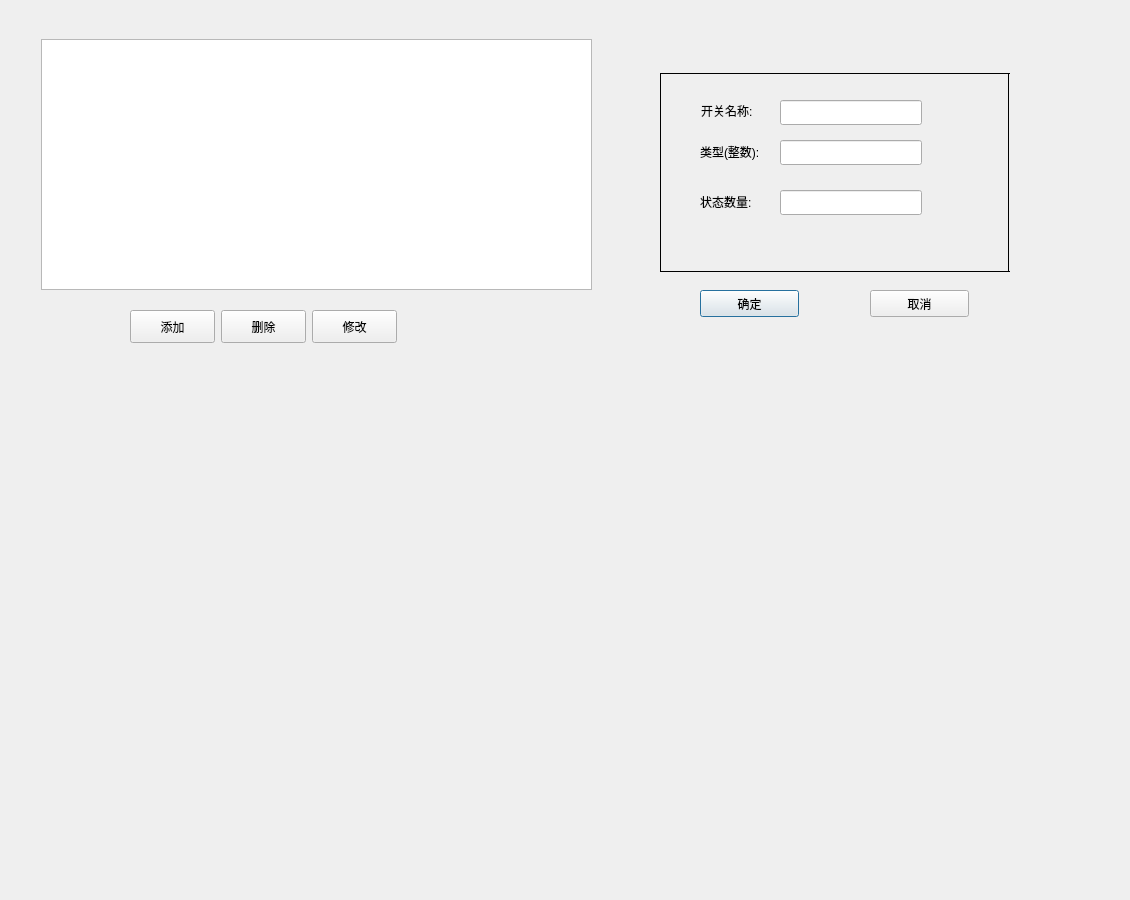
<?xml version="1.0" encoding="UTF-8"?>
<ui version="4.0">
 <class>Dialogkktype</class>
 <widget class="QDialog" name="Dialogkktype">
  <property name="geometry">
   <rect>
    <x>0</x>
    <y>0</y>
    <width>1130</width>
    <height>900</height>
   </rect>
  </property>
  <property name="windowTitle">
   <string>Dialog</string>
  </property>
  <widget class="QWidget" name="widget" native="true">
   <property name="geometry">
    <rect>
     <x>640</x>
     <y>60</y>
     <width>391</width>
     <height>281</height>
    </rect>
   </property>
   <property name="autoFillBackground">
    <bool>false</bool>
   </property>
   <property name="styleSheet">
    <string notr="true">border-color: rgb(14, 10, 10);</string>
   </property>
   <widget class="Line" name="line">
    <property name="geometry">
     <rect>
      <x>20</x>
      <y>5</y>
      <width>350</width>
      <height>16</height>
     </rect>
    </property>
    <property name="frameShadow">
     <enum>QFrame::Plain</enum>
    </property>
    <property name="orientation">
     <enum>Qt::Horizontal</enum>
    </property>
   </widget>
   <widget class="Line" name="line_2">
    <property name="geometry">
     <rect>
      <x>12</x>
      <y>13</y>
      <width>16</width>
      <height>198</height>
     </rect>
    </property>
    <property name="frameShadow">
     <enum>QFrame::Plain</enum>
    </property>
    <property name="orientation">
     <enum>Qt::Vertical</enum>
    </property>
   </widget>
   <widget class="Line" name="line_3">
    <property name="geometry">
     <rect>
      <x>360</x>
      <y>13</y>
      <width>16</width>
      <height>198</height>
     </rect>
    </property>
    <property name="frameShadow">
     <enum>QFrame::Plain</enum>
    </property>
    <property name="orientation">
     <enum>Qt::Vertical</enum>
    </property>
   </widget>
   <widget class="Line" name="line_4">
    <property name="geometry">
     <rect>
      <x>20</x>
      <y>203</y>
      <width>350</width>
      <height>16</height>
     </rect>
    </property>
    <property name="frameShadow">
     <enum>QFrame::Plain</enum>
    </property>
    <property name="orientation">
     <enum>Qt::Horizontal</enum>
    </property>
   </widget>
   <widget class="QPushButton" name="pushButtonok">
    <property name="geometry">
     <rect>
      <x>60</x>
      <y>230</y>
      <width>99</width>
      <height>27</height>
     </rect>
    </property>
    <property name="text">
     <string>确定</string>
    </property>
   </widget>
   <widget class="QPushButton" name="pushButtoncancel">
    <property name="geometry">
     <rect>
      <x>230</x>
      <y>230</y>
      <width>99</width>
      <height>27</height>
     </rect>
    </property>
    <property name="text">
     <string>取消</string>
    </property>
   </widget>
   <widget class="QLineEdit" name="lineEditname">
    <property name="geometry">
     <rect>
      <x>140</x>
      <y>40</y>
      <width>142</width>
      <height>25</height>
     </rect>
    </property>
   </widget>
   <widget class="QLineEdit" name="lineEditstu">
    <property name="geometry">
     <rect>
      <x>140</x>
      <y>130</y>
      <width>142</width>
      <height>25</height>
     </rect>
    </property>
   </widget>
   <widget class="QLabel" name="label_4">
    <property name="geometry">
     <rect>
      <x>60</x>
      <y>80</y>
      <width>81</width>
      <height>23</height>
     </rect>
    </property>
    <property name="text">
     <string>类型(整数):</string>
    </property>
   </widget>
   <widget class="QLineEdit" name="lineEdittype">
    <property name="geometry">
     <rect>
      <x>140</x>
      <y>80</y>
      <width>142</width>
      <height>25</height>
     </rect>
    </property>
   </widget>
   <widget class="QLabel" name="label">
    <property name="geometry">
     <rect>
      <x>61</x>
      <y>39</y>
      <width>71</width>
      <height>23</height>
     </rect>
    </property>
    <property name="text">
     <string>开关名称:</string>
    </property>
   </widget>
   <widget class="QLabel" name="label_3">
    <property name="geometry">
     <rect>
      <x>60</x>
      <y>130</y>
      <width>71</width>
      <height>23</height>
     </rect>
    </property>
    <property name="text">
     <string>状态数量:</string>
    </property>
   </widget>
  </widget>
  <widget class="QTableView" name="tableView">
   <property name="geometry">
    <rect>
     <x>41</x>
     <y>39</y>
     <width>551</width>
     <height>251</height>
    </rect>
   </property>
  </widget>
  <widget class="QPushButton" name="pushButtonuserdel">
   <property name="geometry">
    <rect>
     <x>221</x>
     <y>310</y>
     <width>85</width>
     <height>33</height>
    </rect>
   </property>
   <property name="text">
    <string>删除</string>
   </property>
  </widget>
  <widget class="QPushButton" name="pushButtonuserchg">
   <property name="geometry">
    <rect>
     <x>312</x>
     <y>310</y>
     <width>85</width>
     <height>33</height>
    </rect>
   </property>
   <property name="text">
    <string>修改</string>
   </property>
  </widget>
  <widget class="QPushButton" name="pushButtonuseradd">
   <property name="geometry">
    <rect>
     <x>130</x>
     <y>310</y>
     <width>85</width>
     <height>33</height>
    </rect>
   </property>
   <property name="text">
    <string>添加</string>
   </property>
  </widget>
 </widget>
 <resources/>
 <connections/>
</ui>
